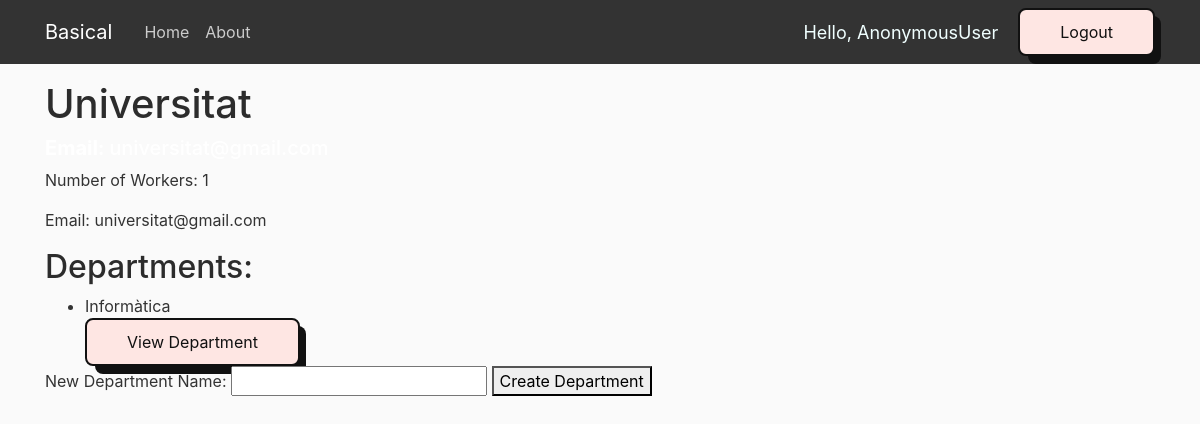
The app's page /company/2/, older data.
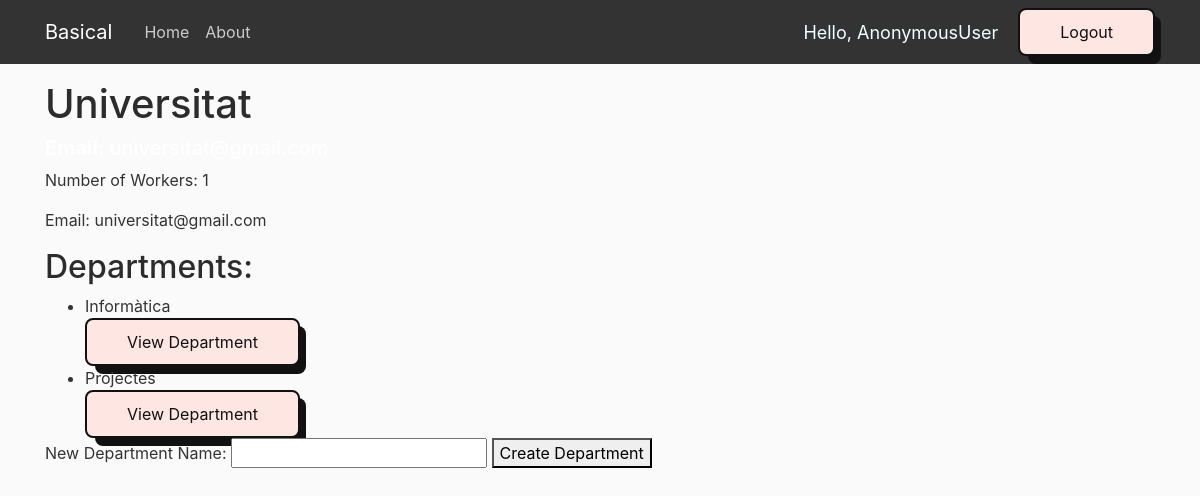
The same page, newer data.
### web/models.py (models this page shows, shortened)
class Department(models.Model):
    name = models.CharField(max_length=256)
    projects = models.ManyToManyField(Project)
    num_projects = models.IntegerField(default=0)
    users = models.ManyToManyField(User)
    num_users = models.IntegerField(default=0)

### web/views.py (the view)
# urls.py: path('company/<int:company_id>/', views.company_detail, name='company_detail'),
def company_detail(request, company_id):
    company = get_object_or_404(Company, pk=company_id)
    return render(request, 'models/company_detail.html', {'company': company})

### web/templates/models/company_detail.html (shortened to what this page needs)
{% load static %}
<!DOCTYPE html>
<html>
    <head>
        <link rel="stylesheet" href="https://cdn.jsdelivr.net/npm/bootstrap@4.0.0/dist/css/bootstrap.min.css">
        <link rel="stylesheet" type="text/css" href="{% static 'web/home_css.css' %}">
    </head>
    <body>
        <header class="site-header">
            <nav class="navbar navbar-expand-md navbar-dark bg-steel fixed-top">
                <div class="container">
                    <a class="navbar-brand mr-4" href="/">Basical</a>
                    <div class="collapse navbar-collapse" id="navbarToggle">
                        <div class="navbar-nav mr-auto">
                            <a class="nav-item nav-link" href="/">Home</a>
                            <a class="nav-item nav-link" href="/about">About</a>
                        </div>
                        <div class="navbar-nav">
                            <span class="hello-msg">Hello, {{request.user}}</span>
                            <a href="/logout">
                                <button class="button-56" role="button">Logout</button>
                            </a>
                        </div>
                    </div>
                </div>
            </nav>
        </header>
        <div class="container">
            <h1>{{ company.name }}</h1>
            <h5 style="color: white;"><b>Email: </b> {{ company.email_com }}</h5>
            <p>Number of Workers: {{ company.num_workers }}</p>
            <p>Email: {{ company.email_com }}</p>
            <h2>Departments:</h2>
            <ul>
                {% for department in company.departments.all %}
                    <li>{{ department.name }}</li>
                    <a href="/department/{{ department.id }}">
                        <button class="button-56" role="button">View Department</button>
                    </a>
                {% empty %}
                    <li>No departments found.</li>
                {% endfor %}
            </ul>
            <form id="create-department-form">
                <label for="department-name">New Department Name:</label>
                <input type="text" id="department-name" name="department-name">
                <button type="submit">Create Department</button>
            </form>
        </div>
    </body>
</html>

Row changes from the older to the newer data that the page shows:
added Department: name "Projectes"
